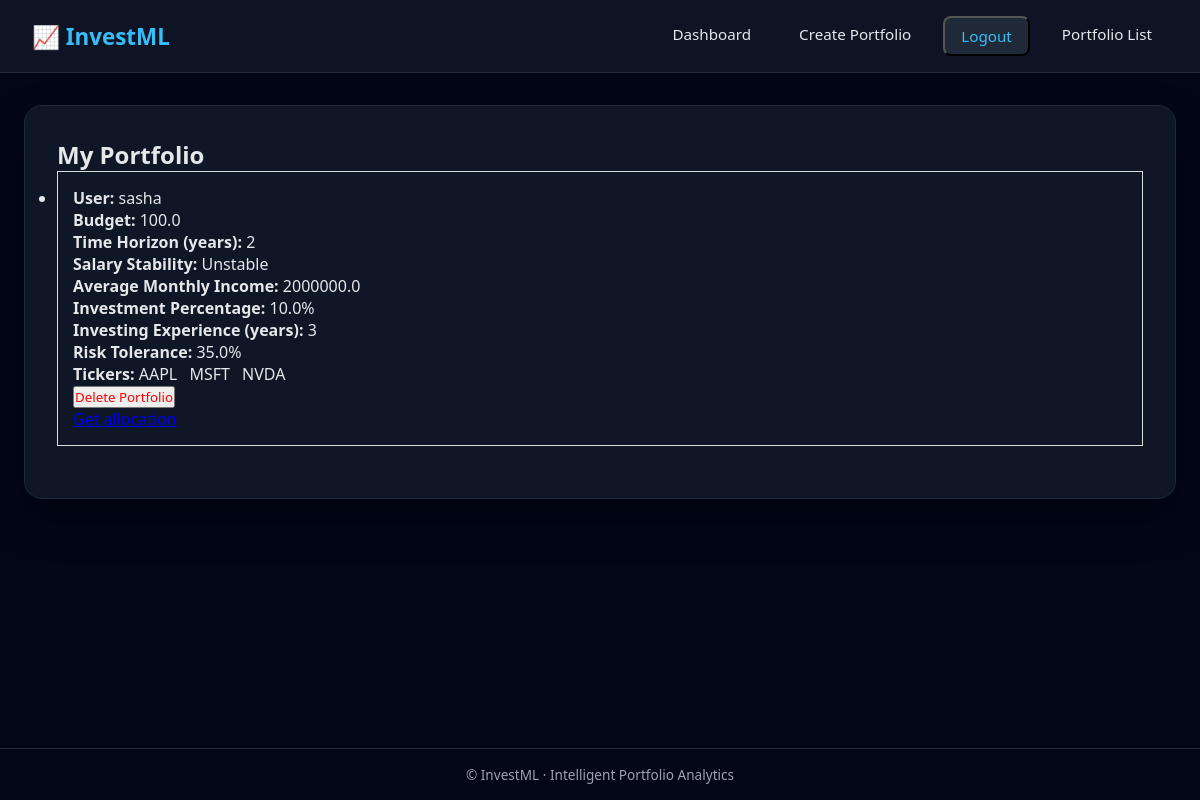
The page /portfolio_list/ (signed in) on the database its author committed.
### investML/models.py (models this page shows, shortened)
class  Portfolio(models.Model):
    STABILITY_CHOICES = [
        (1, "Very unstable"),
        (2, "Unstable"),
        (3, "Average"),
        (4, "Stable"),
        (5, "Very stable"),
    ]
    user = models.OneToOneField(
        settings.AUTH_USER_MODEL,
        on_delete=models.CASCADE,
        related_name="portfolios"
    )
    budget = models.FloatField(default=0)
    time_horizon_years = models.PositiveIntegerField(
        help_text="How many years until you need this money"
    )
    salary_stability = models.IntegerField(
        choices=STABILITY_CHOICES
    )
    average_monthly_income = models.FloatField(default=0)
    investment_percentage = models.FloatField(
        help_text="Percentage of savings to invest (0–100)"
    )
    investing_experience_years = models.IntegerField(
        help_text="Years of investing experience (0–4)"
    )
    tickers =  models.ManyToManyField(Tickers, related_name='portfolios')
    risk =   models.FloatField(default=0.0)
    MAX_TICKERS = 10

class Tickers(models.Model):
    ticker = models.CharField(max_length=100)
    prediction = models.FloatField(default=42.0)
    user = models.ForeignKey(
        settings.AUTH_USER_MODEL,
        on_delete=models.CASCADE,
        related_name="tickers",default=None
    )
    def __str__(self):
        return self.ticker

### investML/views.py (the view)
# urls.py: path("portfolio_list/", portfolio_list, name="portfolio_list"),
@login_required
def portfolio_list(request):
    portfolios = Portfolio.objects.filter(user=request.user)
    return render(
        request,
        "portfolio_list.html",
        {"portfolios": portfolios}
    )

### investML/templates/portfolio_list.html (shortened to what this page needs)
{% extends 'base.html' %}
{% block content %}
<h2>My Portfolio</h2>
<ul>
    {% for p in portfolios %}
        <li style="margin-bottom: 20px; padding: 15px; border: 1px solid #ddd;">
            <p><strong>User:</strong> {{ p.user.username }}</p>
            <p><strong>Budget:</strong> {{ p.budget }}</p>
            <p><strong>Time Horizon (years):</strong> {{ p.time_horizon_years }}</p>
            <p><strong>Salary Stability:</strong> {{ p.get_salary_stability_display }}</p>
            <p><strong>Average Monthly Income:</strong> {{ p.average_monthly_income }}</p>
            <p><strong>Investment Percentage:</strong> {{ p.investment_percentage }}%</p>
            <p><strong>Investing Experience (years):</strong> {{ p.investing_experience_years }}</p>
            <p><strong>Risk Tolerance:</strong> {{ p.risk}}%</p>
            <p><strong>Tickers:</strong>
                {% for t in p.tickers.all %}
                    <span style="margin-right: 8px;">{{ t }}</span>
                {% empty %}
                    <em>No tickers selected</em>
                {% endfor %}
            </p>
            <form method="post" action="{% url 'delete_portfolio' p.id %}">
                <button type="submit" style="color:red;">
                    Delete Portfolio
                </button>
            </form>
            <a href ="{% url 'allocation'  %}">Get allocation</a>
        </li>
    {% empty %}
        <li>No portfolios yet</li>
    {% endfor %}
</ul>
{% endblock content %}

### investML/templates/base.html (style rules this page uses)
:root { --bg: #0f172a; --card: #111827; --primary: #38bdf8; --secondary: #22c55e; --text: #e5e7eb; --muted: #9ca3af; --border: #1f2937; }
* { margin: 0; padding: 0; box-sizing: border-box; font-family: system-ui, -apple-system, BlinkMacSystemFont, "Segoe UI", sans-serif; }
body { background: linear-gradient(135deg, #020617, #020617); color: var(--text); min-height: 100vh; display: flex; flex-direction: column; }

### rows shown on the page
Portfolio: user.username "sasha", budget "100.0", time_horizon_years "2", salary_stability "Unstable", average_monthly_income "2000000.0", investment_percentage "10.0", investing_experience_years "3", risk "35.0"
Tickers: ticker "AAPL"
Tickers: ticker "MSFT"
Tickers: ticker "NVDA"
